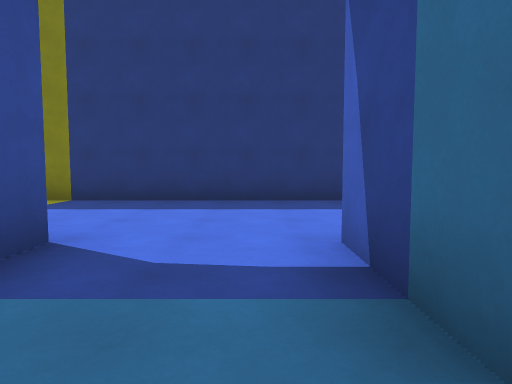
View 1 (above)

24 first-person views from a walk through a level from a Godot 3-D game. The camera is 1.2 m above the floor, tilts 4° down and sees 75° across. The floor is counted in squares, 2 m on a side. Each view is taken from the middle of a square. On the plan, view 1 faces up. The plan holds only what a view shows up to about 10 squares ahead; the rest is blank. The place goes on beyond the plan. Characters and animated objects are not drawn. Surface patterns are stand-ins for the level's own textures.

View 2
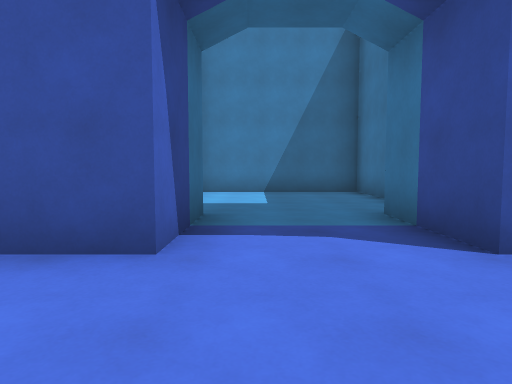

View 3
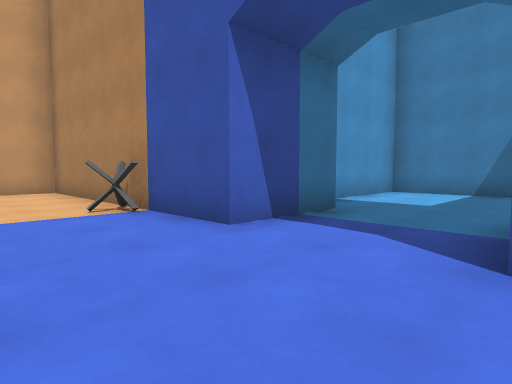

View 4
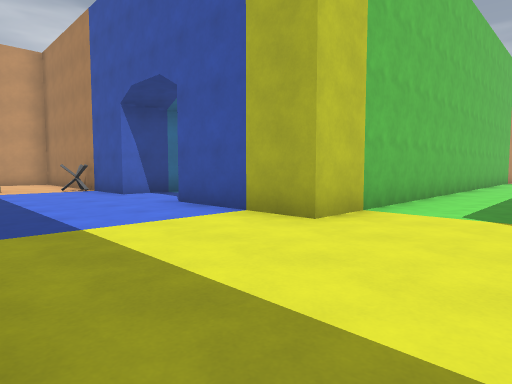

View 5
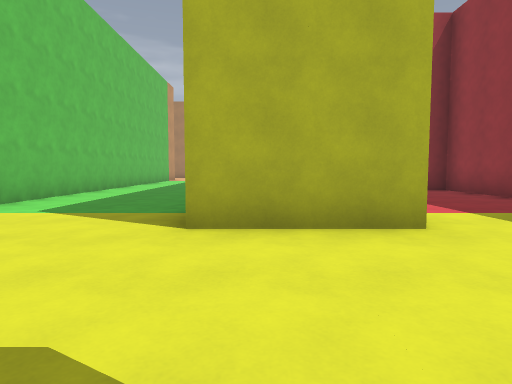

View 6
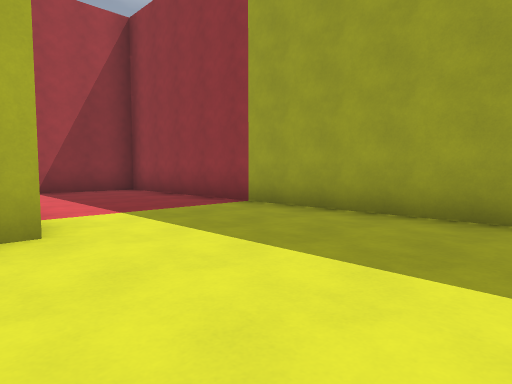

View 7
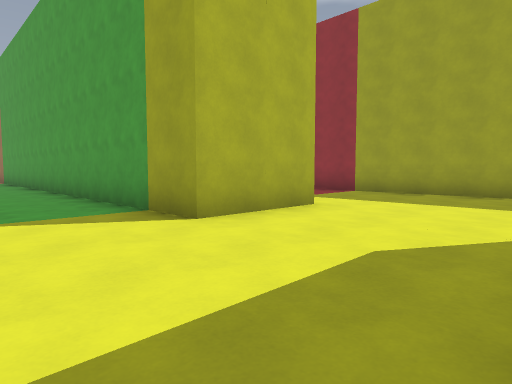

View 8
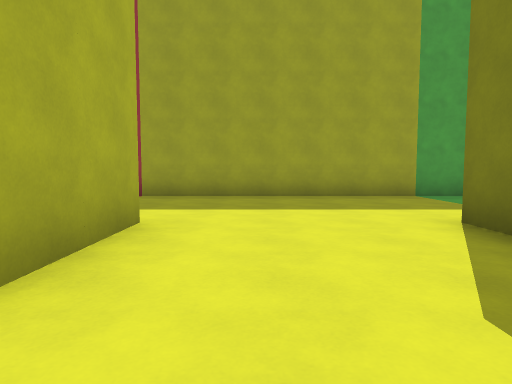

View 9
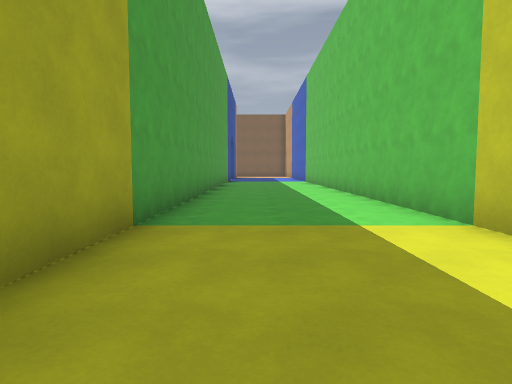

View 10
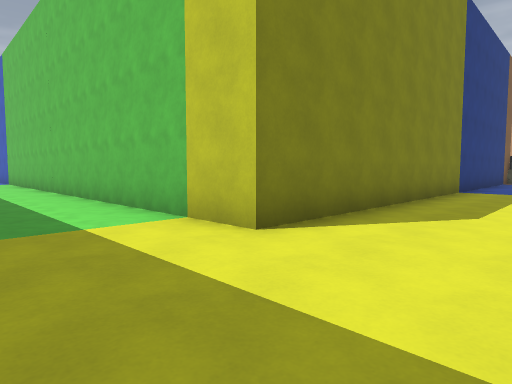

View 11
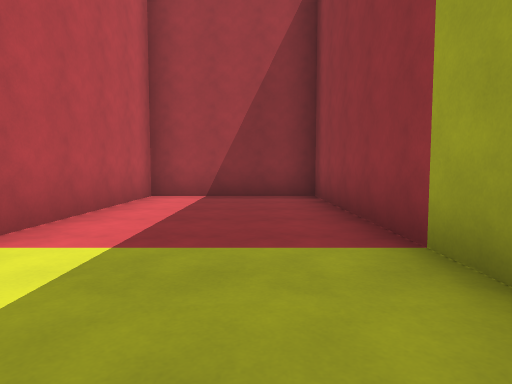

View 12
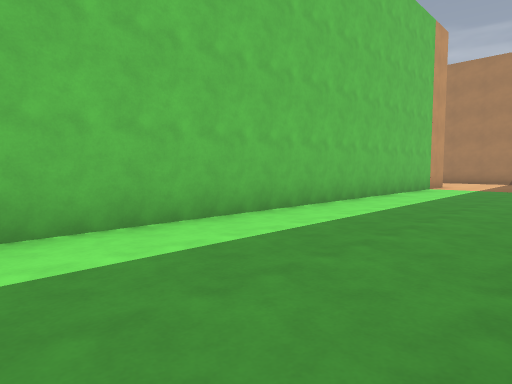

View 13
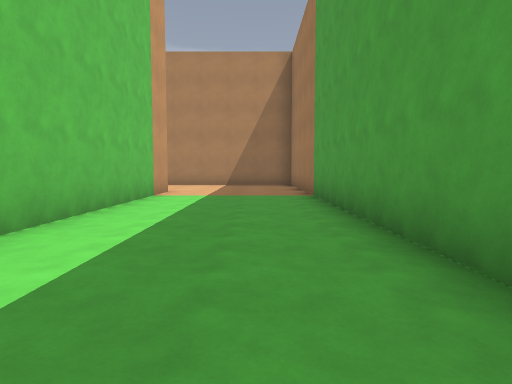

View 14
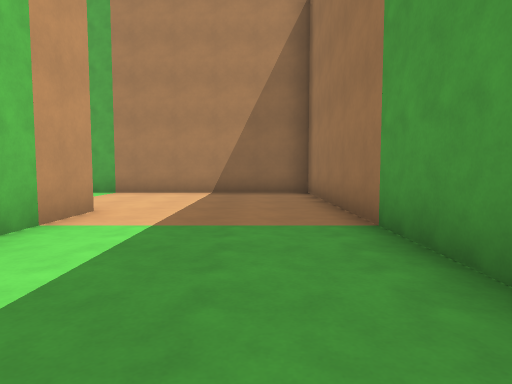

View 15
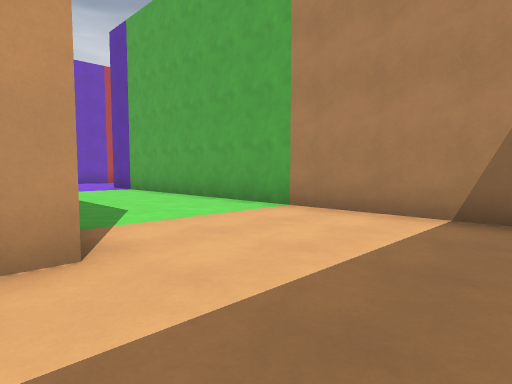

View 16
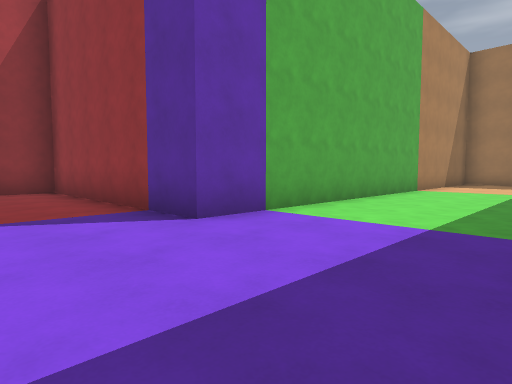

View 17
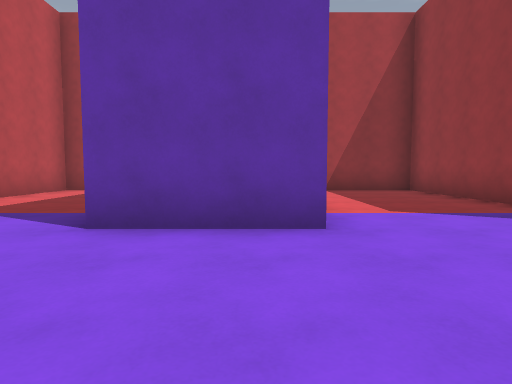

View 18
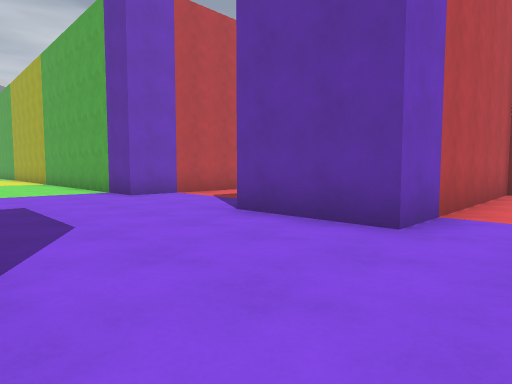

View 19
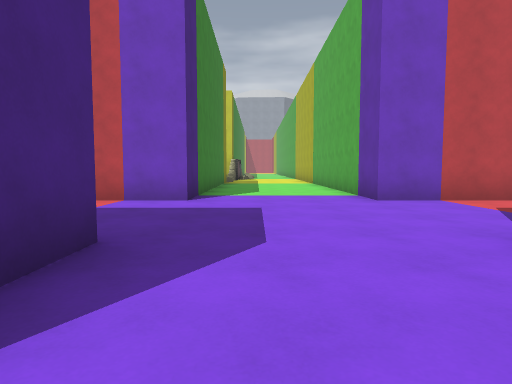

View 20
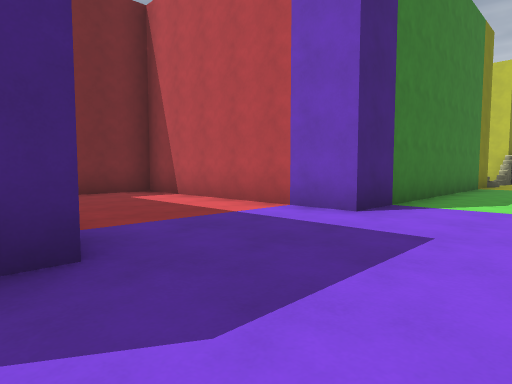

View 21
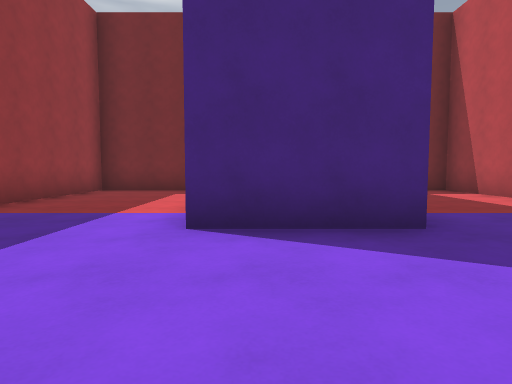

View 22
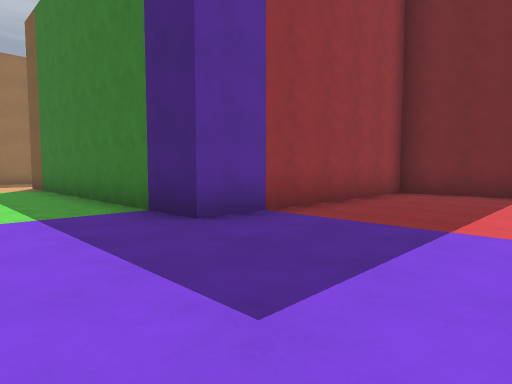

View 23
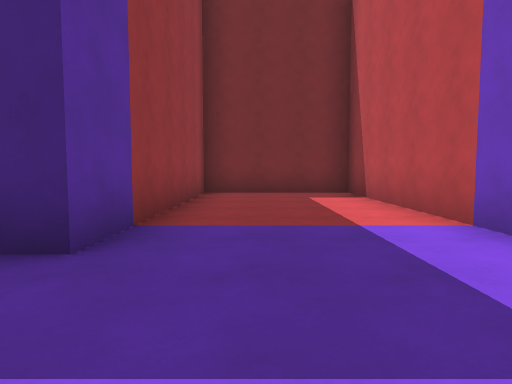

View 24
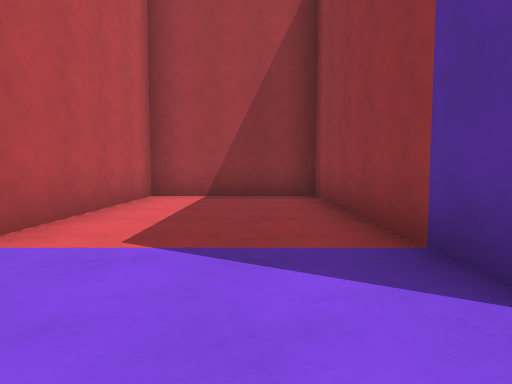

### Floor plan
Points are (right, up) in squares from view 1. A wall is a line through its corners. A room is listed if a view was taken in it or the views show most of it. See-through windows are left out.
Room 1 (view 1)
walls: (-2.6, -1.6) (-2.6, -3.6) (1.6, -3.6) (1.6, -0.8); (0.7, 0.5) (0.7, 2.7); (-1.7, 2.7) (-1.7, 0.5)
ways out: opening at (-0.5, 1.5) to room 2
Room 2 (views 2, 3, 4, 5, 6, 7, 8, 9, 10, 11, 12, 13, 14, 15, 16, 17, 18, 19, 20, 21, 22, 23, 24)
walls: (7.3, -11.1) (7.3, -5.7) (3.7, -5.7) (3.7, -11.7) (-4.7, -11.7) (-4.7, 2.7) (-1.7, 2.7); (9.8, -11.7) (7.2, -11.7); (0.7, 2.7) (7.3, 2.7) (7.3, 3.9); (9.7, -15.6) (9.7, -21.3) (13.3, -21.3) (13.3, -15.3) (17, -15.3); (1.5, 6.3) (-10.7, 6.3) (-10.7, 15.5); (17.5, -11.7) (13.3, -11.7) (13.3, -5.7) (11.5, -5.7); (-10.8, 2.7) (-8.3, 2.7) (-8.3, -15.3) (3.7, -15.3) (3.7, -21.3) (7.3, -21.3) (7.3, -15.3) (9.8, -15.3); (-14.3, 14) (-14.3, -3.3) (-10.7, -3.3) (-10.7, 1.1)
ways out: opening at (-0.5, 1.5) to room 1
objects: trap (3, 3)

Positions as (right, up) in squares from view 1, and headings:
1: (0, 0), facing up
2: (0, 5), facing down
3: (-2, 5), facing down-right
4: (-7, 6), facing down-right
5: (-9, 6), facing down
6: (-10, 6), facing down-left
7: (-6, 6), facing down-left
8: (-7, 4), facing left
9: (-13, 4), facing up
10: (-13, 4), facing up-right
11: (-13, 4), facing down
12: (-8, 0), facing down-right
13: (-7, -3), facing down
14: (-7, -7), facing down
15: (-7, -11), facing down-right
16: (6, -12), facing down-left
17: (8, -12), facing down
18: (6, -12), facing down-right
19: (7, -13), facing right
20: (9, -14), facing up-right
21: (8, -15), facing up
22: (7, -14), facing up-left
23: (5, -14), facing up
24: (11, -14), facing down
